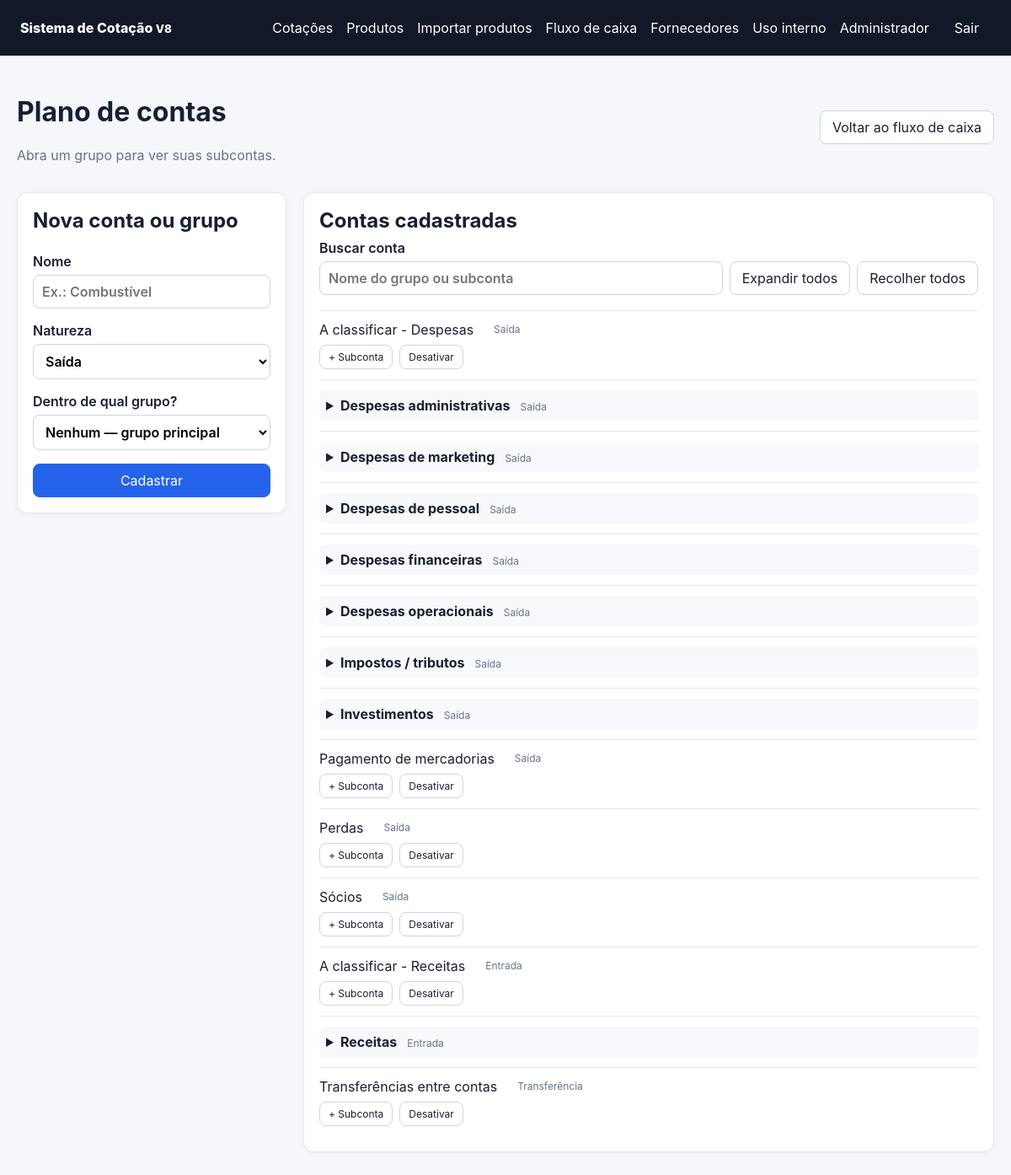
Screenshot of /admin/financeiro/grupos (signed in) with the database file from the repository.
### app/models.py (models this page shows)
class User(Base):
    __tablename__ = "users"
    id: Mapped[int] = mapped_column(primary_key=True)
    name: Mapped[str] = mapped_column(String(120))
    email: Mapped[str] = mapped_column(String(180), unique=True, index=True)
    password_hash: Mapped[str] = mapped_column(String(255))
    role: Mapped[str] = mapped_column(String(20), default="supplier")
    company_name: Mapped[str | None] = mapped_column(String(180), nullable=True)
    active: Mapped[bool] = mapped_column(Boolean, default=True)
    must_change_password: Mapped[bool] = mapped_column(Boolean, default=False)

class CashGroup(Base):
    __tablename__ = "cash_groups"
    id: Mapped[int] = mapped_column(primary_key=True)
    name: Mapped[str] = mapped_column(String(160), index=True)
    nature: Mapped[str] = mapped_column(String(20), default="expense")  # income | expense | transfer
    parent_id: Mapped[int | None] = mapped_column(ForeignKey("cash_groups.id", ondelete="SET NULL"), nullable=True)
    active: Mapped[bool] = mapped_column(Boolean, default=True)
    created_at: Mapped[datetime] = mapped_column(DateTime, default=datetime.utcnow)

### app/finance.py (the view)
@router.get("/admin/financeiro/grupos", response_class=HTMLResponse)
def cash_groups_page(request: Request, db: Session = Depends(get_db)):
    user = require_admin(request, db)
    groups = db.scalars(select(CashGroup).order_by(CashGroup.nature, CashGroup.name)).all()
    group_map = {group.id: group for group in groups}
    children = defaultdict(list)
    for group in groups:
        group.display_path = account_path(group, group_map)
        children[group.parent_id if group.parent_id in group_map else None].append(group)
    groups.sort(key=lambda group: group.display_path.casefold())
    return templates.TemplateResponse(request, "cash_groups.html", {
        "user": user, "groups": groups, "children": children, "error": None})

### app/templates/cash_groups.html (shortened to what this page needs)
{% extends "base.html" %}
{% block extra_head %}<link rel="stylesheet" href="/static/account_groups.css?v=1">{% endblock %}
{% macro nodes(parent) %}
{% for g in children.get(parent, []) %}
<li class="account-node" data-path="{{ g.display_path }}" data-nature="{{ g.nature }}">
{% if children.get(g.id) %}
<details><summary><strong>{{ g.name }}</strong><span class="account-kind">{{ {'income':'Entrada','expense':'Saída','transfer':'Transferência'}[g.nature] }}</span>{% if not g.active %}<span class="muted">Inativo</span>{% endif %}</summary>
<ul>{{ nodes(g.id) }}</ul></details>
{% else %}
<div class="account-leaf"><span>{{ g.name }}</span><span class="account-kind">{{ {'income':'Entrada','expense':'Saída','transfer':'Transferência'}[g.nature] }}</span>{% if not g.active %}<span class="muted">Inativo</span>{% endif %}</div>
<div class="account-actions">{% if g.active %}<button type="button" class="add-child" data-id="{{ g.id }}" data-nature="{{ g.nature }}">+ Subconta</button>{% endif %}<form method="post" action="/admin/financeiro/grupos/{{g.id}}/status"><button>{{ 'Desativar' if g.active else 'Ativar' }}</button></form></div>
{% endif %}
</li>{% endfor %}
{% endmacro %}
{% block content %}
<div class="page-head"><div><h1>Plano de contas</h1><p class="muted">Abra um grupo para ver suas subcontas.</p></div><a class="button" href="/admin/financeiro">Voltar ao fluxo de caixa</a></div>
<div class="accounts-layout">
<form method="post" class="card account-create" id="account-create">
<h2>Nova conta ou grupo</h2>
<label>Nome<input id="account-name" name="name" required maxlength="160" placeholder="Ex.: Combustível"></label>
<label>Natureza<select id="account-nature" name="nature"><option value="expense">Saída</option><option value="income">Entrada</option><option value="transfer">Transferência</option></select></label>
<label>Dentro de qual grupo?<select id="account-parent" name="parent_id"><option value="">Nenhum — grupo principal</option></select></label>
<button class="primary">Cadastrar</button>
</form>
<section class="card account-list">
<h2>Contas cadastradas</h2>
<div class="account-tools"><label>Buscar conta<input type="search" id="account-search" placeholder="Nome do grupo ou subconta"></label><button type="button" id="expand-accounts">Expandir todos</button><button type="button" id="collapse-accounts">Recolher todos</button></div>
<ul class="account-tree">{{ nodes(None) }}</ul>
</section>
</div>
{% endblock %}

### app/templates/base.html (shortened to what this page needs)
<!doctype html>
<html lang="pt-BR">
<head>
  <link rel="stylesheet" href="/static/style.css?v=10">
  {% block extra_head %}{% endblock %}
</head>
<body>
<header class="topbar">
  <div class="brand">Sistema de Cotação <small class="app-version">V8</small></div>
  {% if user %}
  <div class="nav">
    {% if user.role == 'admin' %}<a href="/admin">Cotações</a><a href="/admin/produtos">Produtos</a><a href="/admin/importacao-produtos">Importar produtos</a><a href="/admin/financeiro">Fluxo de caixa</a><a href="/admin/fornecedores">Fornecedores</a><a href="/uso-interno">Uso interno</a>{% elif user.role == 'employee' %}<a href="/uso-interno">Registrar retirada</a><a href="/uso-interno/alterar-senha">Alterar senha</a>{% else %}<a href="/fornecedor">Minhas cotações</a><a href="/fornecedor/alterar-senha">Alterar senha</a>{% endif %}
    <span>{{ user.name }}</span>
    <form action="/logout" method="post"><button class="link-btn">Sair</button></form>
  </div>
  {% endif %}
</header>
<main class="container">{% block content %}{% endblock %}</main>
</body>
</html>

### app/static/style.css (style rules this page uses)
:root { font-family:Inter,ui-sans-serif,system-ui,-apple-system,BlinkMacSystemFont,"Segoe UI",sans-serif;color:#172033;background:#f5f7fb }
* { box-sizing:border-box }
body { margin:0 }
.topbar { display:flex;justify-content:space-between;align-items:center;padding:14px 24px;background:#111827;color:#fff }
.brand { font-weight:800 }
.nav { display:flex;gap:16px;align-items:center }
.nav a,.link-btn { color:#fff;text-decoration:none;background:none;border:0;cursor:pointer;font:inherit }
.nav form { margin:0 }
.container { max-width:1500px;margin:26px auto;padding:0 20px }
.page-head { display:flex;justify-content:space-between;gap:16px;align-items:center;margin-bottom:18px }
.card { background:#fff;border:1px solid #e5e7eb;border-radius:12px;padding:18px;margin-bottom:18px;box-shadow:0 2px 8px rgba(15,23,42,.04) }
label { display:grid;gap:6px;font-weight:600 }
input,select,textarea,button,.button { font:inherit }
input,select,textarea { width:100%;padding:9px 10px;border:1px solid #cbd5e1;border-radius:8px;background:#fff }
button,.button { border:1px solid #cbd5e1;border-radius:8px;padding:9px 14px;background:#fff;color:#172033;text-decoration:none;cursor:pointer;display:inline-block }
.primary { background:#2563eb;color:#fff;border-color:#2563eb }
.muted { color:#64748b }

### app/static/account_groups.css (style rules this page uses)
.accounts-layout { display:grid;grid-template-columns:320px minmax(0,1fr);gap:20px;align-items:start }
.account-create { display:grid;gap:16px;align-content:start;position:sticky;top:16px }
.account-create h2,.account-list h2 { margin:0 0 8px }
.account-list { min-width:0 }
.account-tools { display:flex;align-items:end;gap:8px;flex-wrap:wrap;margin-bottom:18px }
.account-tools label { flex:1;min-width:180px }
.account-tree,.account-node ul { list-style:none;margin:0;padding:0 }
.account-node { padding:12px 0;border-top:1px solid #e5e7eb }
.account-node summary { cursor:pointer;padding:8px;background:#f7f9fc;border-radius:6px;overflow-wrap:anywhere }
.account-leaf { display:flex;gap:12px;align-items:center;flex-wrap:wrap;overflow-wrap:anywhere }
.account-kind { font-size:12px;color:#64748b;margin-left:12px }
.account-actions { display:flex;gap:8px;margin:8px 0 0;flex-wrap:wrap }
.account-actions form { margin:0 }
.account-actions button { font-size:12px;padding:6px 10px }

### rows the page displays
User: name "Administrador"
CashGroup: name "A classificar - Despesas", nature "Saída", active "Desativar"
CashGroup: name "Despesas administrativas", nature "Saída"
CashGroup: name "Despesas de marketing", nature "Saída"
CashGroup: name "Despesas de pessoal", nature "Saída"
CashGroup: name "Despesas financeiras", nature "Saída"
CashGroup: name "Despesas operacionais", nature "Saída"
CashGroup: name "Impostos / tributos", nature "Saída"
CashGroup: name "Investimentos", nature "Saída"
CashGroup: name "Pagamento de mercadorias", nature "Saída", active "Desativar"
CashGroup: name "Perdas", nature "Saída", active "Desativar"
CashGroup: name "Sócios", nature "Saída", active "Desativar"
CashGroup: name "A classificar - Receitas", nature "Entrada", active "Desativar"
CashGroup: name "Receitas", nature "Entrada"
CashGroup: name "Transferências entre contas", nature "Transferência", active "Desativar"
